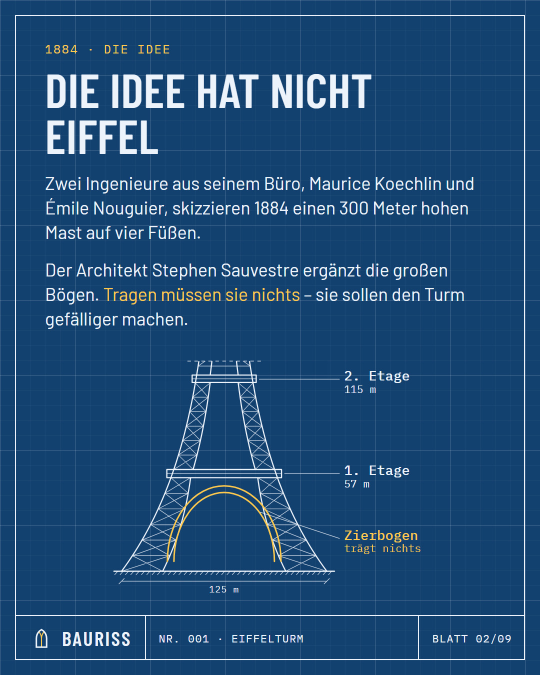
#> input picture out/001-eiffelturm/02.jpg, 1080 x 1350 px, given in place of reel-1.jpg, which was not available (shown at 1/2 size)
$ python -i reel.py   (imports and definitions only)
#> lines starting #> are read from the running program, lines starting #| are printed output that depends on the picture
"""Baut zu einem Post ein Reel mit Musik (1080 x 1920) und das Bild für die Story.

Aufruf:  python tools/reel.py 016-beispiel            ein Post: Bilder rendern, messen, Story bauen, mit ffmpeg auch das Video
         python tools/reel.py 016-beispiel --neu      Bilder des kurzen Reels auch dann neu rendern, wenn sie aktuell sind
         python tools/reel.py 016-beispiel --befehl   zeigt den ffmpeg-Aufruf, ohne ihn auszuführen
         python tools/reel.py --fehlende              alle geplanten Posts ab heute, deren Video fehlt oder veraltet ist

Instagram nimmt über die Schnittstelle Musik nur zusammen mit einem Video an, nicht zu Bildern.

Kurzes Reel (Posts mit dem Feld "reel", seit 21.11.2026): vier bildfüllende Bilder (Frage, Zeichnung, Antwort,
Schluss), zusammen 16 Sekunden. Die Bilder rendert Chrome aus render/reel.html nach out/<post>/reel-*.jpg; sie
werden mit dem Post übertragen. Das Video schneidet ffmpeg daraus: jedes Bild mit langsamem Zoom, kurze Überblendung,
dazu die Musik. Es gibt zwei Fassungen: reels/<post>.mp4 mit neutralem Schluss (für Wiederholungen und als Ersatz)
und reels/<post>-morgen-<nr>.mp4 mit „Morgen: <nächstes Bauwerk>“, sobald laut plan.json am Folgetag ein Post steht.
tools/publish.py nimmt die Fassung mit „Morgen“ nur, wenn der Plan am Tag der Veröffentlichung noch dazu passt.

Blätterschau (Posts ohne das Feld "reel"): die Blätter out/<post>/NN.jpg nacheinander, jedes so lange, wie man zum
Lesen braucht, dazwischen eine kurze Überblendung.

Die Videos lädt der Workflow in die Ablage auf GitHub (Release "medien", nicht ins Repository, damit es klein bleibt).
Die Musik berechnet tools/musik.py passend zur Länge des Videos.

Das Video braucht ffmpeg (Umgebungsvariable FFMPEG oder im Suchpfad). Auf GitHub erledigt das der
Workflow "Reel rendern" nach jedem Übertragen eines Posts; ohne ffmpeg zeigt das Skript nur den Ablauf.
"""
import argparse
import datetime as dt
import hashlib
import json
import os
import re
import shutil
import subprocess
import sys
import tempfile
import urllib.error
import urllib.request
from pathlib import Path

from PIL import Image, ImageDraw

sys.path.insert(0, str(Path(__file__).resolve().parent))
import musik  # noqa: E402
import publish  # noqa: E402

ROOT = publish.ROOT
ABLAGE = ROOT / 'reels'                    # fertige Videos; der Workflow lädt sie in die Ablage auf GitHub hoch
BREITE, HOEHE, BLATT_HOEHE = 1080, 1920, 1350
RAND = (HOEHE - BLATT_HOEHE) // 2          # Streifen über und unter dem Blatt
BILDER_JE_SEKUNDE = 30
BLENDE = 0.5                               # Sekunden Überblendung zwischen zwei Blättern
# Farben und Raster wie in render/style.css (CAD-Look seit 20.11.2026): Grund #0a1320, feines Raster 21,6 px, grobes 108 px
GRUND, NETZ, NETZ_STARK = (10, 19, 32), (16, 27, 41), (22, 35, 50)
RASTER = 21.6


# [75 lines left out: functions texte, standzeiten, raster, baue_bild, baue_story, not called in this run]


def finde(programm):
    kandidat = os.environ.get(programm.upper()) or shutil.which(programm)
    return kandidat if kandidat and Path(kandidat).exists() else None


# [17 lines left out: function pruefe_video, not called in this run]


# ---------- Kurzes Reel aus vier eigenen Bildern (Posts mit dem Feld "reel") ----------

KURZ_ZEITEN = (3.8, 4.6, 5.0, 3.8)         # Sekunden je Bild: Frage, Zeichnung, Antwort, Schluss
KURZ_BLENDE = 0.4                          # Überblendung; zusammen 17,2 - 3 x 0,4 = 16,0 Sekunden
ZOOM = 0.04                                # jedes Bild fährt langsam um 4 % heran oder heraus
ZOOM_MITTE = (510, 886)                    # Mitte des sicheren Bereichs in render/reel.html; um sie wird gezoomt
REEL_BILDER = ('1', '2', '3', '4', '4m')   # 4 = Schluss neutral, 4m = Schluss mit „Morgen:“ und Platz für den Namen
MORGEN_FELD = (88, 1065, 932, 1330)        # dieser Platz im Bild 4m (links, oben, rechts, unten), siehe render/reel.html
MIN_SCHRIFT_REEL = 44
KENNUNG = 'bauriss-reel-1'                 # steht mit dem Fingerabdruck der Bilder im Video: daran erkennt --fehlende veraltete Videos


def bild_pfad(post_name, nr):
    return ROOT / 'out' / post_name / f'reel-{nr}.jpg'


# [52 lines left out: functions bilder_aktuell, rendere_bilder, umbrich, not called in this run]


def schlussbild(post_name, morgen_titel=''):
    """Das Schlussbild als PIL-Bild: neutral oder mit „Morgen: <Name>“. Den Namen setzt dieses Skript ein,
    weil er erst feststeht, wenn der nächste Post im Plan steht (Schrift und Farbe wie in render/reel.html)."""
    from PIL import ImageFont

    if not morgen_titel:
        with Image.open(bild_pfad(post_name, '4')) as quelle:
            return quelle.convert('RGB')
    with Image.open(bild_pfad(post_name, '4m')) as quelle:
        bild = quelle.convert('RGB')
    stift = ImageDraw.Draw(bild)
    links, oben, rechts, unten = MORGEN_FELD
    datei = str(ROOT / 'render' / 'fonts' / 'barlow-condensed-700.woff2')
    for groesse in range(150, MIN_SCHRIFT_REEL + 14, -4):
        schrift = ImageFont.truetype(datei, groesse)
        zeilen = umbrich(stift, morgen_titel.upper(), schrift, rechts - links)
        if zeilen and len(zeilen) <= 2 and len(zeilen) * round(groesse * 0.96) <= unten - oben:
            break
    else:
        sys.exit(f'{post_name}: Der Name „{morgen_titel}“ passt nicht ins Schlussbild.')
    for nr, zeile in enumerate(zeilen):
        stift.text((links, oben + nr * round(groesse * 0.96)), zeile, font=schrift, fill=(234, 241, 248))
    return bild


def baue_uebersicht(post_name, morgen_titel=''):
    """Storyboard zum Ansehen: die vier Bilder nebeneinander, verkleinert (out/<post>/reel-uebersicht.jpg)."""
#> called with post_name = '../out/001-eiffelturm/02.jpg', morgen_titel = ''
    b, h, rand = 405, 720, 15
    blatt = Image.new('RGB', (4 * b + 5 * rand, h + 2 * rand), (42, 42, 42))
#> blatt: PIL image 1695x750 RGB; every value is 42
    for nr in range(4):
        if nr < 3:
            with Image.open(bild_pfad(post_name, str(nr + 1))) as quelle:
#> quelle is the input picture: PIL image 1080x1350 RGB; mean R, G, B 32.7, 76.5, 119.4
                teil = quelle.convert('RGB')
        else:
            teil = schlussbild(post_name, morgen_titel)
        blatt.paste(teil.resize((b, h), Image.LANCZOS), (rand + nr * (b + rand), rand))
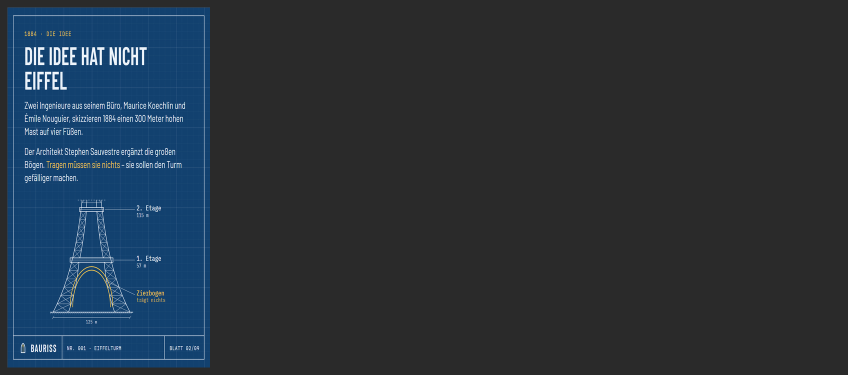
#> blatt: PIL image 1695x750 RGB (shown at 1/2 size); mean R, G, B 39.9, 49.9, 59.7
#> pass 2 of the loop in baue_uebersicht, `for nr in range(4):`:
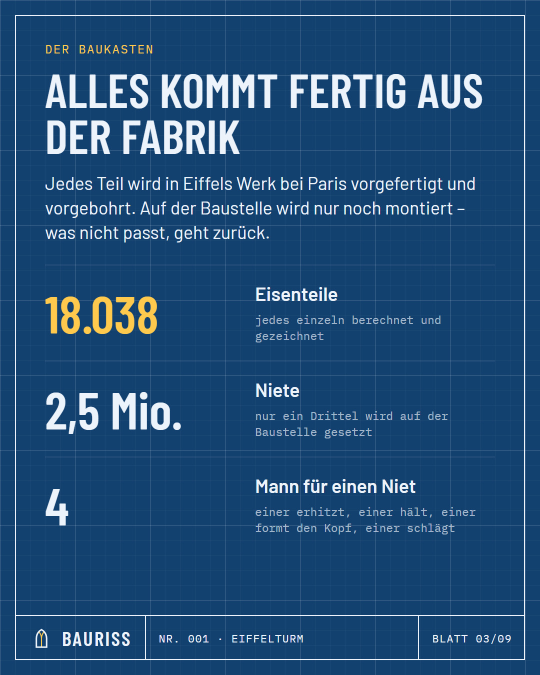
#> input picture out/001-eiffelturm/03.jpg, 1080 x 1350 px, given in place of reel-2.jpg, which was not available (shown at 1/2 size)
#> in baue_uebersicht, quelle is the input picture: PIL image 1080x1350 RGB; mean R, G, B 34.7, 78.2, 120.4
#> in baue_uebersicht, `blatt.paste(teil.resize((b, h), Image.LANCZOS), (rand + nr * (b + rand..`:
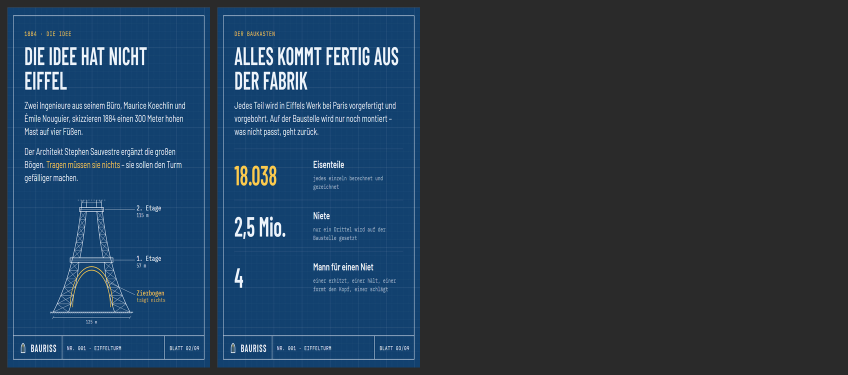
#> blatt: PIL image 1695x750 RGB (shown at 1/2 size); mean R, G, B 38.2, 58.2, 77.7
    blatt.save(ROOT / 'out' / post_name / 'reel-uebersicht.jpg', 'JPEG', quality=85, optimize=True)


# [23 lines left out: functions fingerabdruck, lies_kennung, not called in this run]


def kurz_dauer():
    return round(sum(KURZ_ZEITEN) - KURZ_BLENDE * (len(KURZ_ZEITEN) - 1), 2)


# [181 lines left out: functions kurz_befehl, fassungen, rendere_kurz, faellige, rendere, main, not called in this run]


# [2 lines not run here, left out]

#> (the run stopped early here; a loop or call above may not have finished)
